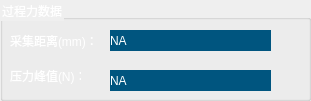
  <widget class="QGroupBox" name="groupBox_2">
   <property name="geometry">
    <rect>
     <x>700</x>
     <y>350</y>
     <width>311</width>
     <height>101</height>
    </rect>
   </property>
   <property name="palette">
    <palette>
     <active>
      <colorrole role="WindowText">
       <brush brushstyle="SolidPattern">
        <color alpha="255">
         <red>255</red>
         <green>255</green>
         <blue>255</blue>
        </color>
       </brush>
      </colorrole>
      <colorrole role="Text">
       <brush brushstyle="SolidPattern">
        <color alpha="255">
         <red>255</red>
         <green>255</green>
         <blue>255</blue>
        </color>
       </brush>
      </colorrole>
      <colorrole role="ButtonText">
       <brush brushstyle="SolidPattern">
        <color alpha="255">
         <red>255</red>
         <green>255</green>
         <blue>255</blue>
        </color>
       </brush>
      </colorrole>
     </active>
     <inactive>
      <colorrole role="WindowText">
       <brush brushstyle="SolidPattern">
        <color alpha="255">
         <red>255</red>
         <green>255</green>
         <blue>255</blue>
        </color>
       </brush>
      </colorrole>
      <colorrole role="Text">
       <brush brushstyle="SolidPattern">
        <color alpha="255">
         <red>255</red>
         <green>255</green>
         <blue>255</blue>
        </color>
       </brush>
      </colorrole>
      <colorrole role="ButtonText">
       <brush brushstyle="SolidPattern">
        <color alpha="255">
         <red>255</red>
         <green>255</green>
         <blue>255</blue>
        </color>
       </brush>
      </colorrole>
     </inactive>
     <disabled>
      <colorrole role="WindowText">
       <brush brushstyle="SolidPattern">
        <color alpha="255">
         <red>255</red>
         <green>255</green>
         <blue>255</blue>
        </color>
       </brush>
      </colorrole>
      <colorrole role="Text">
       <brush brushstyle="SolidPattern">
        <color alpha="255">
         <red>255</red>
         <green>255</green>
         <blue>255</blue>
        </color>
       </brush>
      </colorrole>
      <colorrole role="ButtonText">
       <brush brushstyle="SolidPattern">
        <color alpha="255">
         <red>255</red>
         <green>255</green>
         <blue>255</blue>
        </color>
       </brush>
      </colorrole>
     </disabled>
    </palette>
   </property>
   <property name="styleSheet">
    <string notr="true">color:rgb(255, 255, 255);
font: 10pt &quot;微软雅黑&quot;;</string>
   </property>
   <property name="title">
    <string>过程力数据</string>
   </property>
   <widget class="QLabel" name="label">
    <property name="geometry">
     <rect>
      <x>10</x>
      <y>20</y>
      <width>91</width>
      <height>41</height>
     </rect>
    </property>
    <property name="styleSheet">
     <string notr="true">color:rgb(255, 255, 255);
font: 10pt &quot;微软雅黑&quot;;</string>
    </property>
    <property name="text">
     <string>采集距离(mm)：</string>
    </property>
   </widget>
   <widget class="QLabel" name="label_2">
    <property name="geometry">
     <rect>
      <x>10</x>
      <y>60</y>
      <width>71</width>
      <height>31</height>
     </rect>
    </property>
    <property name="styleSheet">
     <string notr="true">color:rgb(255, 255, 255);
font: 10pt &quot;微软雅黑&quot;;</string>
    </property>
    <property name="text">
     <string>压力峰值(N)：</string>
    </property>
   </widget>
   <widget class="QLabel" name="dstLb">
    <property name="geometry">
     <rect>
      <x>110</x>
      <y>30</y>
      <width>161</width>
      <height>21</height>
     </rect>
    </property>
    <property name="palette">
     <palette>
      <active>
       <colorrole role="WindowText">
        <brush brushstyle="SolidPattern">
         <color alpha="255">
          <red>255</red>
          <green>255</green>
          <blue>255</blue>
         </color>
        </brush>
       </colorrole>
       <colorrole role="Button">
        <brush brushstyle="SolidPattern">
         <color alpha="255">
          <red>0</red>
          <green>85</green>
          <blue>127</blue>
         </color>
        </brush>
       </colorrole>
       <colorrole role="Text">
        <brush brushstyle="SolidPattern">
         <color alpha="255">
          <red>255</red>
          <green>255</green>
          <blue>255</blue>
         </color>
        </brush>
       </colorrole>
       <colorrole role="ButtonText">
        <brush brushstyle="SolidPattern">
         <color alpha="255">
          <red>255</red>
          <green>255</green>
          <blue>255</blue>
         </color>
        </brush>
       </colorrole>
       <colorrole role="Base">
        <brush brushstyle="SolidPattern">
         <color alpha="255">
          <red>0</red>
          <green>85</green>
          <blue>127</blue>
         </color>
        </brush>
       </colorrole>
       <colorrole role="Window">
        <brush brushstyle="SolidPattern">
         <color alpha="255">
          <red>0</red>
          <green>85</green>
          <blue>127</blue>
         </color>
        </brush>
       </colorrole>
      </active>
      <inactive>
       <colorrole role="WindowText">
        <brush brushstyle="SolidPattern">
         <color alpha="255">
          <red>255</red>
          <green>255</green>
          <blue>255</blue>
         </color>
        </brush>
       </colorrole>
       <colorrole role="Button">
        <brush brushstyle="SolidPattern">
         <color alpha="255">
          <red>0</red>
          <green>85</green>
          <blue>127</blue>
         </color>
        </brush>
       </colorrole>
       <colorrole role="Text">
        <brush brushstyle="SolidPattern">
         <color alpha="255">
          <red>255</red>
          <green>255</green>
          <blue>255</blue>
         </color>
        </brush>
       </colorrole>
       <colorrole role="ButtonText">
        <brush brushstyle="SolidPattern">
         <color alpha="255">
          <red>255</red>
          <green>255</green>
          <blue>255</blue>
         </color>
        </brush>
       </colorrole>
       <colorrole role="Base">
        <brush brushstyle="SolidPattern">
         <color alpha="255">
          <red>0</red>
          <green>85</green>
          <blue>127</blue>
         </color>
        </brush>
       </colorrole>
       <colorrole role="Window">
        <brush brushstyle="SolidPattern">
         <color alpha="255">
          <red>0</red>
          <green>85</green>
          <blue>127</blue>
         </color>
        </brush>
       </colorrole>
      </inactive>
      <disabled>
       <colorrole role="WindowText">
        <brush brushstyle="SolidPattern">
         <color alpha="255">
          <red>255</red>
          <green>255</green>
          <blue>255</blue>
         </color>
        </brush>
       </colorrole>
       <colorrole role="Button">
        <brush brushstyle="SolidPattern">
         <color alpha="255">
          <red>0</red>
          <green>85</green>
          <blue>127</blue>
         </color>
        </brush>
       </colorrole>
       <colorrole role="Text">
        <brush brushstyle="SolidPattern">
         <color alpha="255">
          <red>255</red>
          <green>255</green>
          <blue>255</blue>
         </color>
        </brush>
       </colorrole>
       <colorrole role="ButtonText">
        <brush brushstyle="SolidPattern">
         <color alpha="255">
          <red>255</red>
          <green>255</green>
          <blue>255</blue>
         </color>
        </brush>
       </colorrole>
       <colorrole role="Base">
        <brush brushstyle="SolidPattern">
         <color alpha="255">
          <red>0</red>
          <green>85</green>
          <blue>127</blue>
         </color>
        </brush>
       </colorrole>
       <colorrole role="Window">
        <brush brushstyle="SolidPattern">
         <color alpha="255">
          <red>0</red>
          <green>85</green>
          <blue>127</blue>
         </color>
        </brush>
       </colorrole>
      </disabled>
     </palette>
    </property>
    <property name="styleSheet">
     <string notr="true">background-color: rgb(0, 85, 127);
font: 10pt &quot;微软雅黑&quot;;</string>
    </property>
    <property name="text">
     <string>NA</string>
    </property>
   </widget>
   <widget class="QLabel" name="pressLb">
    <property name="geometry">
     <rect>
      <x>110</x>
      <y>70</y>
      <width>161</width>
      <height>21</height>
     </rect>
    </property>
    <property name="palette">
     <palette>
      <active>
       <colorrole role="WindowText">
        <brush brushstyle="SolidPattern">
         <color alpha="255">
          <red>255</red>
          <green>255</green>
          <blue>255</blue>
         </color>
        </brush>
       </colorrole>
       <colorrole role="Button">
        <brush brushstyle="SolidPattern">
         <color alpha="255">
          <red>0</red>
          <green>85</green>
          <blue>127</blue>
         </color>
        </brush>
       </colorrole>
       <colorrole role="Text">
        <brush brushstyle="SolidPattern">
         <color alpha="255">
          <red>255</red>
          <green>255</green>
          <blue>255</blue>
         </color>
        </brush>
       </colorrole>
       <colorrole role="ButtonText">
        <brush brushstyle="SolidPattern">
         <color alpha="255">
          <red>255</red>
          <green>255</green>
          <blue>255</blue>
         </color>
        </brush>
       </colorrole>
       <colorrole role="Base">
        <brush brushstyle="SolidPattern">
         <color alpha="255">
          <red>0</red>
          <green>85</green>
          <blue>127</blue>
         </color>
        </brush>
       </colorrole>
       <colorrole role="Window">
        <brush brushstyle="SolidPattern">
         <color alpha="255">
          <red>0</red>
          <green>85</green>
          <blue>127</blue>
         </color>
        </brush>
       </colorrole>
      </active>
      <inactive>
       <colorrole role="WindowText">
        <brush brushstyle="SolidPattern">
         <color alpha="255">
          <red>255</red>
          <green>255</green>
          <blue>255</blue>
         </color>
        </brush>
       </colorrole>
       <colorrole role="Button">
        <brush brushstyle="SolidPattern">
         <color alpha="255">
          <red>0</red>
          <green>85</green>
          <blue>127</blue>
         </color>
        </brush>
       </colorrole>
       <colorrole role="Text">
        <brush brushstyle="SolidPattern">
         <color alpha="255">
          <red>255</red>
          <green>255</green>
          <blue>255</blue>
         </color>
        </brush>
       </colorrole>
       <colorrole role="ButtonText">
        <brush brushstyle="SolidPattern">
         <color alpha="255">
          <red>255</red>
          <green>255</green>
          <blue>255</blue>
         </color>
        </brush>
       </colorrole>
       <colorrole role="Base">
        <brush brushstyle="SolidPattern">
         <color alpha="255">
          <red>0</red>
          <green>85</green>
          <blue>127</blue>
         </color>
        </brush>
       </colorrole>
       <colorrole role="Window">
        <brush brushstyle="SolidPattern">
         <color alpha="255">
          <red>0</red>
          <green>85</green>
          <blue>127</blue>
         </color>
        </brush>
       </colorrole>
      </inactive>
      <disabled>
       <colorrole role="WindowText">
        <brush brushstyle="SolidPattern">
         <color alpha="255">
          <red>255</red>
          <green>255</green>
          <blue>255</blue>
         </color>
        </brush>
       </colorrole>
       <colorrole role="Button">
        <brush brushstyle="SolidPattern">
         <color alpha="255">
          <red>0</red>
          <green>85</green>
          <blue>127</blue>
         </color>
        </brush>
       </colorrole>
       <colorrole role="Text">
        <brush brushstyle="SolidPattern">
         <color alpha="255">
          <red>255</red>
          <green>255</green>
          <blue>255</blue>
         </color>
        </brush>
       </colorrole>
       <colorrole role="ButtonText">
        <brush brushstyle="SolidPattern">
         <color alpha="255">
          <red>255</red>
          <green>255</green>
          <blue>255</blue>
         </color>
        </brush>
       </colorrole>
       <colorrole role="Base">
        <brush brushstyle="SolidPattern">
         <color alpha="255">
          <red>0</red>
          <green>85</green>
          <blue>127</blue>
         </color>
        </brush>
       </colorrole>
       <colorrole role="Window">
        <brush brushstyle="SolidPattern">
         <color alpha="255">
          <red>0</red>
          <green>85</green>
          <blue>127</blue>
         </color>
        </brush>
       </colorrole>
      </disabled>
     </palette>
    </property>
    <property name="styleSheet">
     <string notr="true">background-color: rgb(0, 85, 127);
font: 10pt &quot;微软雅黑&quot;;</string>
    </property>
    <property name="text">
     <string>NA</string>
    </property>
   </widget>
  </widget>
